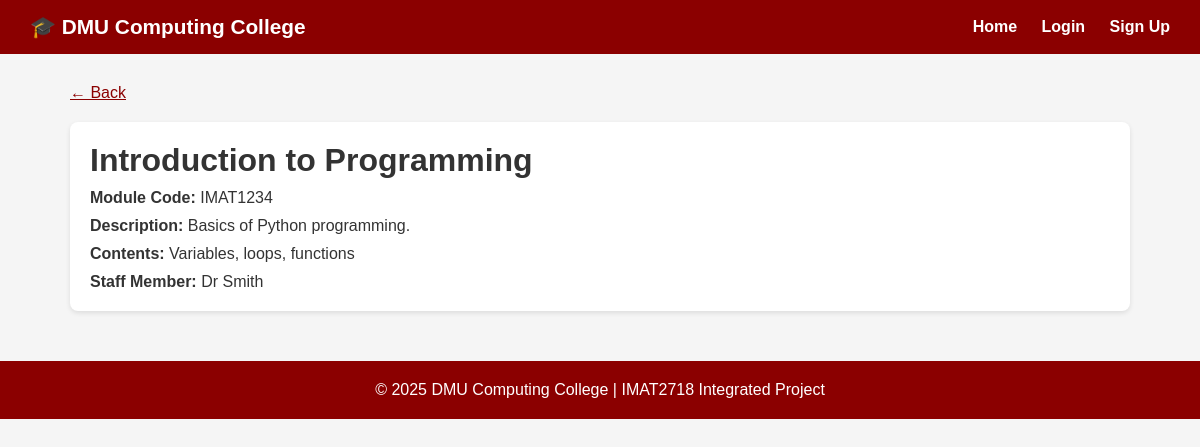
Screenshot of /module/1 with the database file from the repository.
### tables this page shows
CREATE TABLE modules (
            id INTEGER PRIMARY KEY AUTOINCREMENT,
            module_code TEXT NOT NULL,
            title TEXT NOT NULL,
            description TEXT,
            contents TEXT,
            staff_member TEXT,
            course_id INTEGER,
            FOREIGN KEY (course_id) REFERENCES courses(id)
        );

### app.py (the view)
@app.route('/module/<int:module_id>')
def module(module_id):
    db = get_db()
    module = db.execute('SELECT * FROM modules WHERE id = ?', (module_id,)).fetchone()
    db.close()
    return render_template('module.html', module=module)

### database.py (called while the page is built)
def get_db():
    conn = sqlite3.connect('college.db')
    conn.row_factory = sqlite3.Row
    return conn

### templates/module.html
{% extends 'base.html' %}
{% block content %}
<a href="javascript:history.back()" style="color:#8B0000;">← Back</a>
<div class="card" style="margin-top:20px;">
    <h1 style="margin-bottom:10px;">{{ module['title'] }}</h1>
    <p><strong>Module Code:</strong> {{ module['module_code'] }}</p>
    <p style="margin-top:10px;"><strong>Description:</strong> {{ module['description'] }}</p>
    <p style="margin-top:10px;"><strong>Contents:</strong> {{ module['contents'] }}</p>
    <p style="margin-top:10px;"><strong>Staff Member:</strong> {{ module['staff_member'] }}</p>
</div>
{% endblock %}

### templates/base.html (style rules this page uses)
* { margin: 0; padding: 0; box-sizing: border-box; }
body { font-family: Arial, sans-serif; background: #f5f5f5; color: #333; }
.card { background: white; border-radius: 8px; padding: 20px; margin-bottom: 20px; box-shadow: 0 2px 5px rgba(0,0,0,0.1); }

### rows the page displays
modules: title "Introduction to Programming", module_code "IMAT1234", description "Basics of Python programming.", contents "Variables, loops, functions", staff_member "Dr Smith"
